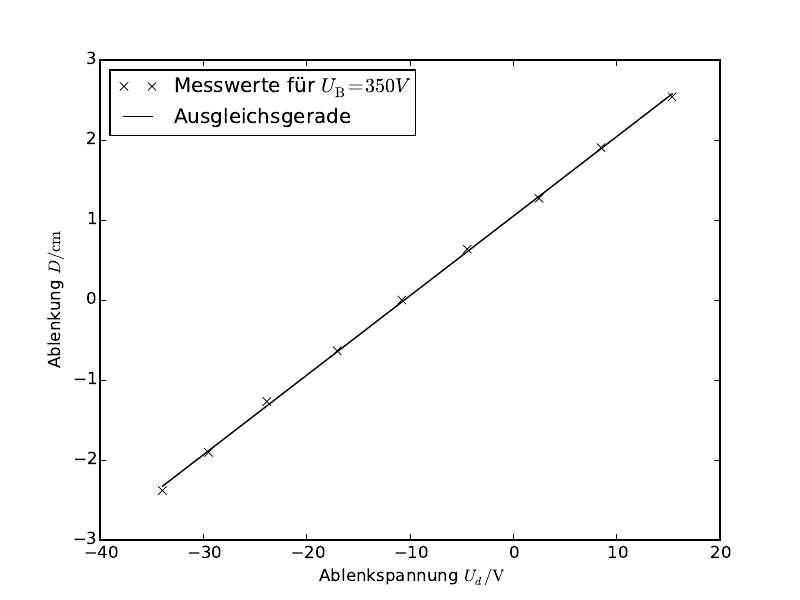

The script that saved this image:
import matplotlib.pyplot as plt
import numpy as np
from scipy.optimize import curve_fit

x3,y3=np.genfromtxt('a4.txt',unpack=True) #U_B=350V


def f(x3,g,h):
    return g*x3+h
params,covariance = curve_fit(f,x3,y3)
errors = np.sqrt(np.diag(covariance))
print ('g=',params[0], '±', errors[0])
print ('h=',params[1],'±', errors [1])

plt.plot(x3,y3, 'kx',label="Messwerte für $U_\mathrm{B}=350V$")
plt.plot(x3,f(x3, *params), 'k-', label="Ausgleichsgerade")

plt.xlabel(r' Ablenkspannung $U_d/\mathrm{V}$')
plt.ylabel(r'Ablenkung $D/\mathrm{cm}$')
plt.legend(loc='best')
plt.savefig('501-a4.pdf')
